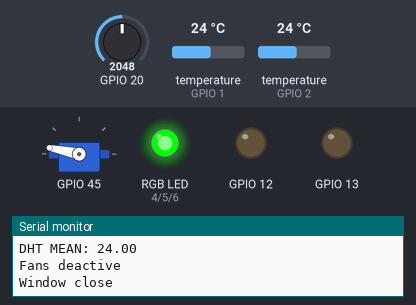
A program run on a simulated ESP32-S3. Parts: servo, an RGB LED mixed from three pins (HIGH = lit), output pins drawn as LEDs (lit = HIGH), the last lines printed to the serial monitor. The test bench sets the inputs (shaded band); at power-on: temperature (sensors on GPIO 1, GPIO 2) 24 °C, GPIO 20 = 2048. WiFi joins after 1.5 s; servers stay silent unless stated; pins used as bus, display or sensor lines are not drawn.

Above: at 1.2 s.
1.3 s: temperature (sensor on GPIO 1) set to 28 °C
4.8 s: GPIO 20 set to 2411
9.6 s: GPIO 20 set to 2509
At 11.6 s:
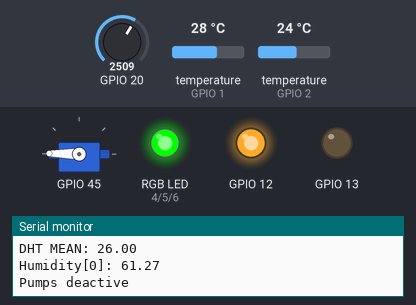
11.9 s: temperature (sensor on GPIO 2) set to 20 °C
At 17.3 s:
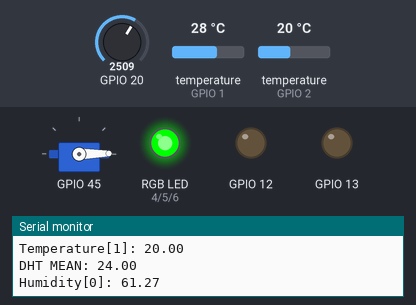
17.6 s: temperature (sensor on GPIO 1) set to 33 °C
At 20.27 s:
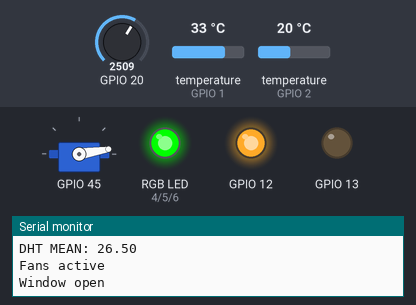
Timing chart, 0 to 24.3 s (numbered marks = the images above; inputs shaded):
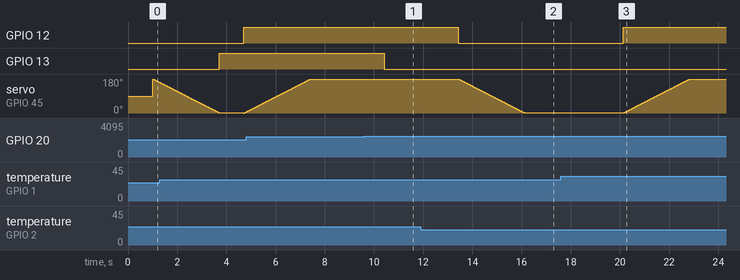

Measured:
- the behaviour switches between 22 and 21 °C on temperature (sensor on GPIO 2) (found by bisection; images 1 and 2)
- after the input at 1.3 s, GPIO 12: LOW → HIGH after 3.4 s
- after the input at 9.6 s, GPIO 13: HIGH → LOW after 0.82 s
- after the input at 11.9 s, GPIO 12: HIGH → LOW after 1.5 s
- after the input at 17.6 s, GPIO 12: LOW → HIGH after 2.5 s

The program:

main.cpp
```cpp
#include "config.h"

static const BaseType_t app_cpu = 1;
static const BaseType_t pro_cpu = 0;

/**
 * @brief Manages WiFi connectivity and handles incoming client requests.
 *
 * This task connects to WiFi, runs a server, and handles client connections.
 * It also periodically re-establishes the WiFi connection if needed.
 *
 * @param args Task arguments (not used in this implementation).
 */
void network_task(void *args) {
    connectToWifi();
    runServer();
    while (1) {
        server.handleClient();
        connectToWifi(); // Mantain network connection

        vTaskDelay(500 / portTICK_PERIOD_MS);
    }
}

/**
 * @brief Reads data from DHT and HMD sensors and sends it to the corresponding queues.
 *
 * This task reads temperature and humidity data from DHT and HMD sensors.
 * It fills arrays with the sensor data and sends them to the message queues for processing.
 *
 * @param args Task arguments (not used in this implementation).
 */
void read_sensors(void *args) {
    size_t maxCount = max(dhtCount, hmdCount);
    while (1) {
        // Read the data from the DHT sensors
        for (size_t i = 0; i < maxCount; i++) {
            if (i < dhtCount) {
                float temp;
                DHTSensor *dhtSensor = DHTSensor::getInstance(i);
                temp = dhtSensor->read();

                // Serial.printf("Reading DHT Sensors: Sensor[%d]: %f\n", i, temp); // Uncomment for raw data display

                if (dhtSensor->checkData(temp)) {
                    // Fill the array with correct dht data
                    temperature.tempArray[i] = temp;
                } else {
                    temperature.tempArray[i] = NAN;
                    ERROR_LOG(*dhtSensor);
                }
            }
            if (i < hmdCount) {
                float moist;
                HMDSensor *hmdSensor = HMDSensor::getInstance(i);
                moist = hmdSensor->read();

                // Serial.printf("Reading HMD Sensors: Sensor[%d]: %f\n", i, moist); // Uncomment for raw data display

                if (hmdSensor->checkData(moist)) {
                    // Fill the array with correct hmd data
                    moisture.moistArray[i] = moist;
                } else {
                    moisture.moistArray[i] = NAN;
                    ERROR_LOG(*hmdSensor);
                }
            }
        }
        // When the array is filled, send it to the queue
        if (xQueueSend(msg_dht_queue, (void *)&temperature, 10) != pdTRUE) {
            Serial.println("Temperature Queue full");
        }

        // When the array is filled, send it to queue
        if (xQueueSend(msg_hmd_queue, (void *)&moisture, 10) != pdTRUE) {
            Serial.println("Humidity Queue full");
        }
        vTaskDelay(2500 / portTICK_PERIOD_MS);
    }
}

/**
 * @brief Controls actuators based on sensor data from the queues.
 *
 * This task processes temperature and humidity data from the message queues.
 * It adjusts the state of fans, windows, and pumps based on the average sensor readings.
 * To avoid switching states between on and off of the fans and the windows a HYSTERISIS has been added.
 *
 * @param args Task arguments (not used in this implementation).
 */
void control_actuators(void *args) {
    while (1) {
        if (uxQueueMessagesWaiting(msg_dht_queue) > 0) { // Only if the queue is not empty, get the data
            if (xQueueReceive(msg_dht_queue, (void *)&temperature, portMAX_DELAY) == pdTRUE) {
                float sum = 0;
                Serial.println();
                for (size_t i = 0; i < dhtCount; i++) {
                    Serial.printf("Temperature[%d]: %.2f\n", i, temperature.tempArray[i]);
                    sum += temperature.tempArray[i];
                }

                float dht_mean;
                dht_mean = sum / dhtCount; // Mean temperature inside the greenhouse
                Serial.print("DHT MEAN: ");
                Serial.println(dht_mean);
                if (dht_mean >= DHT_THRESHOLD + HYSTERISIS) { // dht_mean >= 25.5
                    // Start the fans to cooldown the house.
                    if (!fans_on) {
                        for (size_t i = 0; i < fanCount; i++) {
                            Fan::getInstance(i)->open();
                        }
                        fans_on = true;
                        Serial.println("Fans active");
                    }
                    // Open the windows
                    if (!servos_on) {
                        for (size_t i = 0; i < servoCount; i++) {
                            WindowMotor::getInstance(i)->open();
                        }
                        servos_on = true;
                        Serial.println("Windows open");
                    }
                } else if (dht_mean <= DHT_THRESHOLD - HYSTERISIS) { // dht_mean <= 24.5
                    // Stop the fans to heat up the house.
                    if (fans_on) {
                        for (size_t i = 0; i < fanCount; i++) {
                            Fan::getInstance(i)->close();
                        }
                        fans_on = false;
                        Serial.println("Fans deactive");
                    }
                    // Close the windows
                    if (servos_on) {
                        for (size_t i = 0; i < servoCount; i++) {
                            WindowMotor::getInstance(i)->close();
                        }
                        servos_on = false;
                        Serial.println("Windows open");
                    }
                }
            } else {
                Serial.println("Didn't receive the DHT data");
            }
        }

        if (uxQueueMessagesWaiting(msg_hmd_queue) > 0) { // Only if the queue is not empty, get the data
            if (xQueueReceive(msg_hmd_queue, (void *)&moisture, portMAX_DELAY) == pdTRUE) {
                float sum = 0;
                for (size_t i = 0; i < hmdCount; i++) {
                    Serial.printf("Humidity[%d]: %.2f\n", i, moisture.moistArray[i]);
                    sum += moisture.moistArray[i];
                }
                float hmd_mean;
                hmd_mean = sum / hmdCount;

                switch (hmd_mean >= HMD_THRESHOLD) {
                case true:
                    // Close pumps
                    if (pumps_on) {
                        for (size_t i = 0; i < pumpCount; i++) {
                            Pump::getInstance(i)->close();
                        }
                        pumps_on = false;
                        Serial.println("Pumps deactive");
                    }
                    break;
                case false:
                    // Open pumps
                    if (!pumps_on) {
                        for (size_t i = 0; i < pumpCount; i++) {
                            Pump::getInstance(i)->open();
                        }
                        pumps_on = true;
                        Serial.println("Pumps active");
                    }
                    break;
                }
            } else {
                Serial.println("Didnt receive the HMD data");
            }
        }
        vTaskDelay(1000 / portTICK_PERIOD_MS);
    }
}

/**
 * @brief Sets the color of RGB LEDs.
 *
 * This function adjusts the RGB LED colors by setting the values for red, green, and blue.
 *
 * @param R Red color intensity (0-255).
 * @param G Green color intensity (0-255).
 * @param B Blue color intensity (0-255).
 */
void setColor(int R, int G, int B) {
    analogWrite(PIN_RED, R);
    analogWrite(PIN_GREEN, G);
    analogWrite(PIN_BLUE, B);
}

/**
 * @brief Initializes hardware components and creates tasks.
 *
 * This function sets up the pins, initializes sensors and actuators,
 * given in the `config.h` and `config.cpp` files
 * and creates the FreeRTOS tasks for network operations, sensor readings,
 * and actuator control.
 */
void setup() {
    Serial.begin(115200);

    pinMode(PIN_RED, OUTPUT);
    pinMode(PIN_GREEN, OUTPUT);
    pinMode(PIN_BLUE, OUTPUT);

    Serial.println("Setup");
    // Sensors setup
    setColor(0, 0, 255); // Blue: setup in progress
    size_t maxCount = std::max(dhtCount, hmdCount);

    for (size_t i = 0; i < maxCount; i++) {
        // Setup DHT sensors
        if (i < dhtCount) {
            while (!DHTSensor::getInstance(i)->setupSensor()) {
                Serial.printf("Retrying DHT Sensor %d setup...\n", i + 1);
                vTaskDelay(500 / portTICK_PERIOD_MS);
            }
        }
        // Setup HMD sensors
        if (i < hmdCount) {
            while (!HMDSensor::getInstance(i)->setupSensor()) {
                Serial.printf("Retrying HMD Sensor %d setup...\n", i + 1);
                vTaskDelay(500 / portTICK_PERIOD_MS);
            }
        }
    }
    Serial.println("Sensor setup complete");
    Serial.println("Motors setup");

    // Motors setup
    maxCount = std::max(fanCount, pumpCount);
    for (size_t i = 0; i < maxCount; i++) {
        if (i < fanCount) {
            while (!Fan::getInstance(i)->setupMotor()) {
                Serial.printf("Retrying Fan %d setup...\n", i + 1);
                vTaskDelay(500 / portTICK_PERIOD_MS);
            }
        }
        if (i < pumpCount) {
            while (!Pump::getInstance(i)->setupMotor()) {
                Serial.printf("Retrying Pump %d setup...\n", i + 1);
                vTaskDelay(500 / portTICK_PERIOD_MS);
            }
        }
    }

    // Servo setup
    for (size_t i = 0; i < servoCount; i++) {
        while (!WindowMotor::getInstance(i)->setupMotor()) {
            Serial.printf("Retrying servo %d setup...\n", i + 1);
            vTaskDelay(500 / portTICK_PERIOD_MS);
        }
    }
    Serial.println("Motor setup complete");

    // Create queues
    msg_dht_queue = xQueueCreate(msg_dht_queue_len, sizeof(TemperatureData));
    msg_hmd_queue = xQueueCreate(msg_hmd_queue_len, sizeof(MoistureData));

    if (xTaskCreatePinnedToCore(network_task, "Network task", 8192, NULL, 1, &network_handle, pro_cpu) != pdTRUE) {
        Serial.println("Failed to create task");
    }

    if (xTaskCreatePinnedToCore(read_sensors, "Read sensors task", 4096, NULL, 2, &read_sensors_handle, app_cpu) != pdTRUE) {
        Serial.println("Failed to create task");
    }

    if (xTaskCreatePinnedToCore(control_actuators, "Control actuators task", 4096, NULL, 1, &control_actuators_handle, app_cpu) != pdTRUE) {
        Serial.println("Failed to create task");
    }

    setColor(0, 255, 0); // Green: setup complete
}

/**
 * @brief Main loop function (FreeRTOS idle task).
 *
 * This function is not used in this implementation as tasks are handled by FreeRTOS.
 * It includes a delay to prevent the loop from running too frequently.
 */
void loop() {
    vTaskDelay(100 / portTICK_PERIOD_MS);
}
```

DHTSensor.h
```cpp
#pragma once

#include "Sensor.h"
#include <DHT.h>
#include <DHT_U.h>
#include <Adafruit_Sensor.h>

class DHTSensor : public Sensor
{
private:
    static uint8_t counter;
    static DHTSensor* instances[];

    DHT_Unified dht;
    uint8_t DHT_TYPE;
    uint8_t pin;
    sensor_t sensor;
    sensors_event_t event;
    const char *name;
    bool status;

public:
    DHTSensor(uint8_t pin, const char *name, uint8_t DHT_TYPE);
    ~DHTSensor() override;
    bool setupSensor() override;
    float read() override;
    bool checkData(float &data) override;
    uint8_t getPin() override;
    const char *getName() const override;
    virtual bool getStatus() override;
    // static
    static uint8_t getCounter();
    static DHTSensor* getInstance(int index);
};
```

Fan.h
```cpp
#include "motor.h"

class Fan : public Motor
{
    private:
        static uint8_t counter;
        static Fan* instances[];

        const char *name;
        uint8_t pin;
        bool state;
    public:
        Fan(uint8_t pin, const char* name, bool state);
        ~Fan() override;
        bool setupMotor() override;
        void open() override;
        void close() override;
        bool getState() override;
        uint8_t getPin() override;
        static uint8_t getCounter();
        static Fan* getInstance(int index);
        const char* getName() override;

};
```

HMDSensor.h
```cpp
#pragma once
#include "config.h"

class HMDSensor : public Sensor
{
private:
    static uint8_t counter;
    static HMDSensor* instances[];

    uint8_t dataPin;
    uint8_t powerPin;
    const char *name;
    bool status;
public:
    HMDSensor(uint8_t powerPin, const char *name,uint8_t dataPin);
    ~HMDSensor() override;
    bool setupSensor();
    float read() override;
    bool checkData(float &data) override;
    uint8_t getPin() override;
    const char *getName() const override;
    virtual bool getStatus() override;
    static uint8_t getCounter();
    static HMDSensor* getInstance(int index);

};
```

Motor.h
```cpp
#pragma once
#include <cstdint>

class Motor {
public:
    virtual ~Motor() = default;

    virtual void open() = 0;
    virtual void close() = 0;
    virtual bool setupMotor() = 0;
    virtual bool getState() = 0;
    virtual uint8_t getPin() = 0;
    virtual const char *getName() = 0;
};
```

Pump.h
```cpp
#pragma once
#include "motor.h"
class Pump : public Motor
{
private:
    static uint8_t counter;
    static Pump* instances[];

    const char *name;
    uint8_t pin;
    bool state;

public:
    Pump(uint8_t pin, const char* name);
    ~Pump() override;
    bool setupMotor() override;
    void open() override;
    void close() override;
    bool getState() override;
    uint8_t getPin() override;
    const char* getName();

    static uint8_t getCounter();
    static Pump* getInstance(int index);
};
```

Sensor.h
```cpp
#pragma once
#include <cstdint>

class Sensor
{
public:
    virtual bool setupSensor() = 0;
    virtual float read() = 0;
    virtual bool checkData(float &data) = 0;
    virtual uint8_t getPin() = 0;
    virtual ~Sensor() = default;
    virtual const char *getName() const = 0;
    virtual bool getStatus() = 0;
    // virtual void logError(const char* name) = 0;
};
```

server.h
```cpp
#pragma once
#include "config.h"

void connectToWifi();
void runServer();
```

servo.h
```cpp
#pragma once

#include "motor.h"
#include <ESP32Servo.h>

class WindowMotor : public Motor {
private:
    static uint8_t counter;
    static WindowMotor *instances[];

    uint8_t pin;
    bool state;
    Servo servo;
    const char* name;

public:
    WindowMotor(uint8_t pin, const char* name, bool state = false);
    ~WindowMotor() override;
    bool setupMotor() override;
    void open() override;
    void close() override;
    bool getState() override;
    uint8_t getPin() override;
    const char *getName() override;

    static uint8_t getCounter();
    static WindowMotor *getInstance(int index);
};
```

DHTSensor.cpp
```cpp
#include "config.h"

/**
 * @class DHTSensor
 * @brief Handles DHT sensor operations including initialization, reading, and validation.
 */

uint8_t DHTSensor::counter{0};
DHTSensor *DHTSensor::instances[SENSORS_NUM] = {nullptr};

DHTSensor::DHTSensor(uint8_t pin, const char *name, const uint8_t DHT_TYPE) : pin{pin}, name{name}, DHT_TYPE{DHT_TYPE}, dht{pin, DHT_TYPE} {
    instances[counter++] = this;
}

DHTSensor::~DHTSensor() {
}

float DHTSensor::read() {
    sensors_event_t event;
    dht.temperature().getEvent(&event);
    return event.temperature;
}

uint8_t DHTSensor::getPin() {
    return pin;
}

bool DHTSensor::setupSensor() {
    pinMode(pin, INPUT);
    dht.begin();
    dht.temperature().getSensor(&sensor);
    float temperature = read();

    if (isnan(temperature)) {
        Serial.printf("DHT11 SETUP STATUS: MODULE: %s ERROR. Check the wiring/Sensor failure\n", getName());
        return false;
    }

    if (temperature >= DHT_THRESHOLD) {
        fans_on = false;
        servos_on = false;
    } else {
        fans_on = true;
        servos_on = true;
    }
    return true;
}

bool DHTSensor::checkData(float &data) {
    status = !isnan(data);  // if data are not nan
    return status;
}

const char *DHTSensor::getName() const {
    return name;
}

uint8_t DHTSensor::getCounter() {
    return counter;
}

bool DHTSensor::getStatus() {
    return status;
}

DHTSensor *DHTSensor::getInstance(int index) {
    return (index >= counter ? nullptr : instances[index]);
}
```

Fan.cpp
```cpp
#include "config.h"

uint8_t Fan::counter{0};
Fan* Fan::instances[MOTORS_NUM] = {nullptr};

Fan::Fan(uint8_t pin, const char* name, bool state = false) : pin{pin}, name{name} {
    instances[counter++] = this;
}

Fan::~Fan() {
}

bool Fan::setupMotor() {
    pinMode(pin, OUTPUT);
    return true;
}
void Fan::open() {
    digitalWrite(pin, HIGH);
    state = true;
}

void Fan::close() {
    digitalWrite(pin, LOW);
    state = false;
}

bool Fan::getState() {
    return state;
}

const char* Fan::getName(){
    return name;
}

uint8_t Fan::getPin(){
    return pin;
}

uint8_t Fan::getCounter() {
    return counter;
}

Fan* Fan::getInstance(int index) {
    return (index > counter ? nullptr : instances[index]);
}
```

Pump.cpp
```cpp
#include "config.h"

uint8_t Pump::counter{0};
Pump* Pump::instances[MOTORS_NUM] = {nullptr};

Pump::Pump(uint8_t pin, const char* name) : pin{pin}, name{name} {
    instances[counter++] = this;
}

Pump::~Pump() {
}

bool Pump::setupMotor() {
    pinMode(pin, OUTPUT);
    return true;
}

void Pump::open() {
    digitalWrite(pin, HIGH);
    state = true;
}

void Pump::close() {
    digitalWrite(pin, LOW);
    state = false;
}

bool Pump::getState() {
    return state;
}

uint8_t Pump::getPin(){
    return pin;
}

const char* Pump::getName() {
    return name;
}

uint8_t Pump::getCounter() {
    return counter;
}

Pump* Pump::getInstance(int index) {
    return (index > counter ? nullptr : instances[index]);
}
```

Source omitted: webpage.h (15093 bytes), HMDSensor.cpp (1855 bytes), server.cpp (3612 bytes), servo.cpp (1100 bytes), Config.h (4536 bytes), Config.cpp (4223 bytes)
